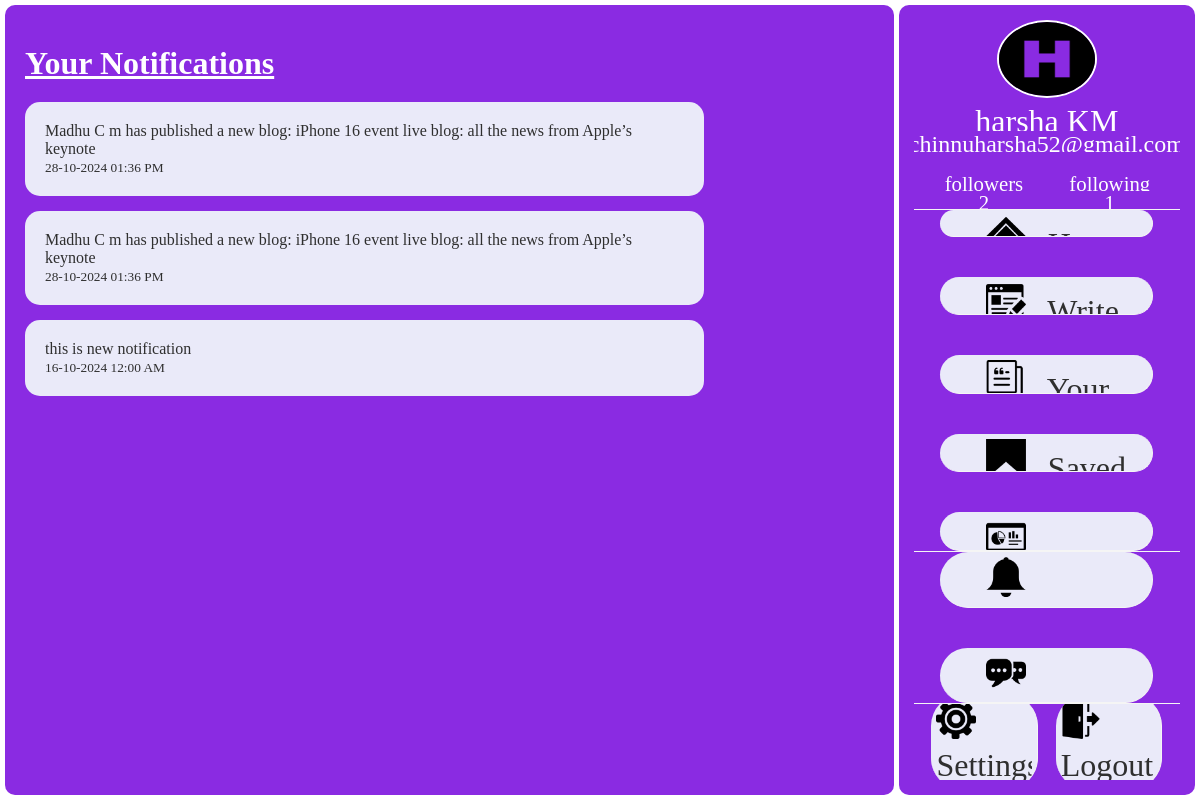
/view_notifications (signed in), run on the app's committed database.
### models.py (models this page shows)
class Notification(db.Model):
    id = db.Column(db.Integer, primary_key=True)
    user_id = db.Column(db.Integer, db.ForeignKey('user.id'), nullable=False)
    message = db.Column(db.String(500), nullable=False)
    date_created = db.Column(db.DateTime, default=datetime.utcnow, nullable=False)
    user = db.relationship('User', backref='user_notifications', lazy=True)  # Correct backref

### routes/notification_routes.py (the view)
@app.route('/view_notifications')
def view_notifications():
    if 'user_id' not in session:
        flash('You have to login to check your notifications', 'danger')
        return redirect(url_for('login'))
    ntfy = Notification.query.filter_by(user_id=session['user_id']).order_by(Notification.date_created.desc()).all()
    for notif in ntfy:
        notif.date_created = notif.date_created.strftime('%d-%m-%Y %I:%M %p')
    return render_template('notifications.html', ntfy=ntfy)

### templates/notifications.html (shortened to what this page needs)
{% extends "base.html" %}
{% block content %}
<link rel="stylesheet" href="../static/css/style.css">
<div class="full_page">
    <div class="content_area">
        <u><h1>Your Notifications</h1></u>
        <div class="notifications">
            {% if ntfy %}
                {% for notif in ntfy %}
                    <div class="notification">
                        <p>{{ notif.message }}</p>
                        <small>{{ notif.date_created }}</small>
                    </div>
                {% endfor %}
            {% else %}
                <div class="notification">
                    <p>No notifications found.</p>
                </div>
            {% endif %}
        </div>
    </div>
    {% include '_side_bar.html' %}
</div>
{% endblock %}

### static/css/style.css (style rules this page uses)
* { margin: 0; padding: 0; box-sizing: border-box; overflow: hidden; }
:root { --primary-bg: blueviolet; --secondary-bg: #eaeaf9; --accent-color: #bb86fc; --link-highlight: #FF6F61; --text-color: #FFFFFF; --secondary-text-color: #2F2F2F; --scrollbar-track: #D3B1F4; --scrollbar-thumb: #8400ff; --scrollbar-thumb-hover: rgba(155, 50, 253, 0.39); --flash-bg: rgba(197, 145, 245, 0.823); --flash-message-bg: rgba(0, 0, 0, 0.485); }
.full_page { color: var(--text-color); display: flex; gap: 5px; padding: 5px; width: 100vw; height: 100vh; align-items: center; justify-content: center; }
.content_area { position: relative; padding: 40px 20px 20px 20px; width: 75%; height: 100%; background-color: var(--primary-bg); border-radius: 10px; }
.content_area h1 { margin-bottom: 20px; }

### templates/notifications.html (style rules this page uses)
.content_area { display: flex; flex-direction: column; height: auto; }
.notifications { display: flex; flex-direction: column; row-gap: 15px; }
.notification { padding: 20px; border-radius: 15px; width: 80%; height: fit-content; background-color: var(--secondary-bg); color: var(--secondary-text-color); }

### data on the page
Notification: message "Madhu C m has published a new blog: iPhone 16 event live blog: all the news from Apple’s keynote", date_created "28-10-2024 01:36 PM"
Notification: message "Madhu C m has published a new blog: iPhone 16 event live blog: all the news from Apple’s keynote", date_created "28-10-2024 01:36 PM"
Notification: message "this is new notification", date_created "16-10-2024 12:00 AM"

### other printed values
{{ session['user_fname'] }} "harsha"
{{ session['user_lname'] }} "KM"
{{ session['followers_count'] }} "2"
{{ session['following_count'] }} "1"
